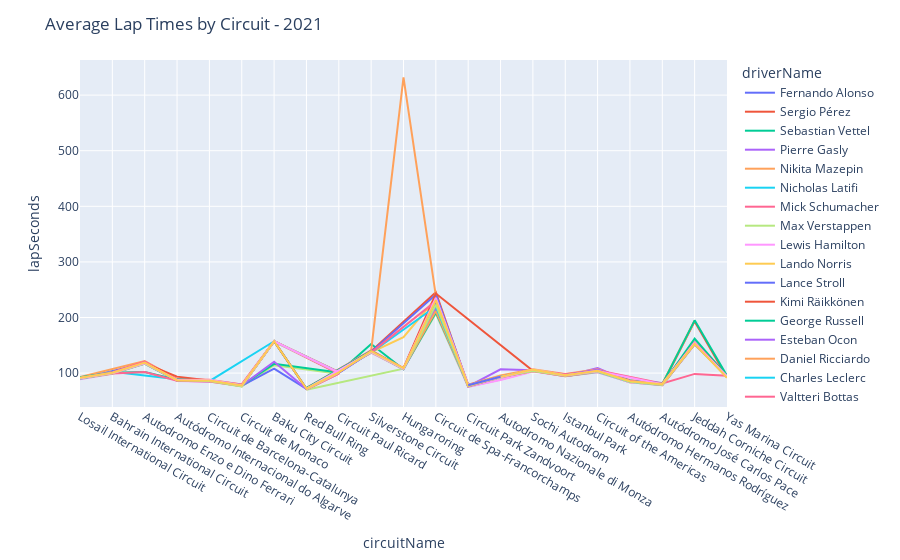

This figure's notebook cell:
### Markdown cell above
Lap times by circuit

### Code cell
year = 2021
circuitName = lapTimesAnalysis['circuitName'].unique()[5]
driverList = lapTimesAnalysis[(lapTimesAnalysis['year']==year)]['driverName'].unique()
df = lapTimesAnalysis[(lapTimesAnalysis['year']==year)&(lapTimesAnalysis['driverName'].isin(driverList))].groupby(by=['circuitName','year','driverName']).mean().reset_index().sort_values(by='raceId')[['year','lap','lapSeconds','driverName','circuitName']]

fig = px.line(
    data_frame = df,
    x='circuitName',
    y='lapSeconds',
    color='driverName',
)

fig.update_layout(
    title_text=f'Average Lap Times by Circuit - {year}',
)
fig.show()

### Figure 1 — Plotly figure (JSON) as saved in the notebook; plotly's stock layout.template omitted (floating-point values rounded to 4 significant figures)
{"data": [{"hovertemplate": "driverName=Fernando Alonso<br>circuitName=%{x}<br>lapSeconds=%{y}<extra></extra>", "legendgroup": "Fernando Alonso", "line": {"color": "#636efa", "dash": "solid"}, "marker": {"symbol": "circle"}, "mode": "lines", "name": "Fernando Alonso", "orientation": "v", "showlegend": true, "type": "scatter", "x": ["Losail International Circuit", "Bahrain International Circuit", "Autodromo Enzo e Dino Ferrari", "Autódromo Internacional do Algarve", "Circuit de Barcelona-Catalunya", "Circuit de Monaco", "Baku City Circuit", "Red Bull Ring", "Circuit Paul Ricard", "Silverstone Circuit", "Hungaroring", "Circuit de Spa-Francorchamps", "Circuit Park Zandvoort", "Autodromo Nazionale di Monza", "Sochi Autodrom", "Istanbul Park", "Circuit of the Americas", "Autódromo Hermanos Rodríguez", "Autódromo José Carlos Pace", "Jeddah Corniche Circuit", "Yas Marina Circuit"], "xaxis": "x", "y": [89.96, 103.8, 117.8, 86.91, 87.05, 77.71, 157.3, 71.61, 100.4, 138.0, 107.1, 227.7, 76.77, 93.05, 104.2, 96.4, 104.3, 84.9, 79.48, 155.1, 94.47], "yaxis": "y"}, {"hovertemplate": "driverName=Sergio Pérez<br>circuitName=%{x}<br>lapSeconds=%{y}<extra></extra>", "legendgroup": "Sergio Pérez", "line": {"color": "#EF553B", "dash": "solid"}, "marker": {"symbol": "circle"}, "mode": "lines", "name": "Sergio Pérez", "orientation": "v", "showlegend": true, "type": "scatter", "x": ["Losail International Circuit", "Bahrain International Circuit", "Autodromo Enzo e Dino Ferrari", "Autódromo Internacional do Algarve", "Circuit de Barcelona-Catalunya", "Circuit de Monaco", "Baku City Circuit", "Circuit Paul Ricard", "Red Bull Ring", "Silverstone Circuit", "Circuit de Spa-Francorchamps", "Circuit Park Zandvoort", "Autodromo Nazionale di Monza", "Sochi Autodrom", "Istanbul Park", "Circuit of the Americas", "Autódromo Hermanos Rodríguez", "Autódromo José Carlos Pace", "Jeddah Corniche Circuit", "Yas Marina Circuit"], "xaxis": "x", "y": [90.01, 99.57, 117.8, 86.53, 85.63, 76.38, 157.2, 99.14, 70.91, 139.5, 245.3, 76.81, 92.79, 104.4, 94.79, 102.1, 83.62, 78.63, 193.0, 91.86], "yaxis": "y"}, {"hovertemplate": "driverName=Sebastian Vettel<br>circuitName=%{x}<br>lapSeconds=%{y}<extra></extra>", "legendgroup": "Sebastian Vettel", "line": {"color": "#00cc96", "dash": "solid"}, "marker": {"symbol": "circle"}, "mode": "lines", "name": "Sebastian Vettel", "orientation": "v", "showlegend": true, "type": "scatter", "x": ["Losail International Circuit", "Bahrain International Circuit", "Autodromo Enzo e Dino Ferrari", "Autódromo Internacional do Algarve", "Circuit de Barcelona-Catalunya", "Circuit de Monaco", "Baku City Circuit", "Red Bull Ring", "Circuit Paul Ricard", "Silverstone Circuit", "Hungaroring", "Circuit de Spa-Francorchamps", "Circuit Park Zandvoort", "Autodromo Nazionale di Monza", "Sochi Autodrom", "Istanbul Park", "Circuit of the Americas", "Autódromo Hermanos Rodríguez", "Autódromo José Carlos Pace", "Jeddah Corniche Circuit", "Yas Marina Circuit"], "xaxis": "x", "y": [90.61, 101.0, 119.3, 87.38, 86.72, 76.79, 157.2, 71.73, 100.5, 152.4, 106.9, 214.6, 77.5, 93.19, 104.7, 96.84, 103.9, 84.7, 79.54, 161.8, 94.57], "yaxis": "y"}, {"hovertemplate": "driverName=Pierre Gasly<br>circuitName=%{x}<br>lapSeconds=%{y}<extra></extra>", "legendgroup": "Pierre Gasly", "line": {"color": "#ab63fa", "dash": "solid"}, "marker": {"symbol": "circle"}, "mode": "lines", "name": "Pierre Gasly", "orientation": "v", "showlegend": true, "type": "scatter", "x": ["Losail International Circuit", "Bahrain International Circuit", "Autodromo Enzo e Dino Ferrari", "Autódromo Internacional do Algarve", "Circuit de Barcelona-Catalunya", "Circuit de Monaco", "Baku City Circuit", "Circuit Paul Ricard", "Red Bull Ring", "Silverstone Circuit", "Hungaroring", "Circuit de Spa-Francorchamps", "Circuit Park Zandvoort", "Autodromo Nazionale di Monza", "Sochi Autodrom", "Istanbul Park", "Circuit of the Americas", "Autódromo Hermanos Rodríguez", "Autódromo José Carlos Pace", "Jeddah Corniche Circuit", "Yas Marina Circuit"], "xaxis": "x", "y": [90.71, 101.2, 117.6, 87.09, 86.56, 76.8, 157.2, 100.4, 72.5, 138.2, 107.8, 217.2, 76.3, 106.8, 105.3, 94.97, 109.1, 84.27, 79.24, 152.3, 93.52], "yaxis": "y"}, {"hovertemplate": "driverName=Nikita Mazepin<br>circuitName=%{x}<br>lapSeconds=%{y}<extra></extra>", "legendgroup": "Nikita Mazepin", "line": {"color": "#FFA15A", "dash": "solid"}, "marker": {"symbol": "circle"}, "mode": "lines", "name": "Nikita Mazepin", "orientation": "v", "showlegend": true, "type": "scatter", "x": ["Losail International Circuit", "Autodromo Enzo e Dino Ferrari", "Autódromo Internacional do Algarve", "Circuit de Barcelona-Catalunya", "Circuit de Monaco", "Baku City Circuit", "Circuit Paul Ricard", "Red Bull Ring", "Silverstone Circuit", "Hungaroring", "Circuit de Spa-Francorchamps", "Circuit Park Zandvoort", "Autodromo Nazionale di Monza", "Sochi Autodrom", "Istanbul Park", "Circuit of the Americas", "Autódromo Hermanos Rodríguez", "Autódromo José Carlos Pace", "Jeddah Corniche Circuit"], "xaxis": "x", "y": [92.89, 121.7, 89.71, 88.14, 79.66, 157.5, 102.2, 73.3, 140.6, 632.0, 239.1, 79.2, 95.95, 107.0, 98.35, 106.8, 87.74, 80.84, 194.6], "yaxis": "y"}, {"hovertemplate": "driverName=Nicholas Latifi<br>circuitName=%{x}<br>lapSeconds=%{y}<extra></extra>", "legendgroup": "Nicholas Latifi", "line": {"color": "#19d3f3", "dash": "solid"}, "marker": {"symbol": "circle"}, "mode": "lines", "name": "Nicholas Latifi", "orientation": "v", "showlegend": true, "type": "scatter", "x": ["Losail International Circuit", "Bahrain International Circuit", "Autódromo Internacional do Algarve", "Circuit de Barcelona-Catalunya", "Circuit de Monaco", "Baku City Circuit", "Circuit Paul Ricard", "Red Bull Ring", "Silverstone Circuit", "Hungaroring", "Circuit de Spa-Francorchamps", "Circuit Park Zandvoort", "Autodromo Nazionale di Monza", "Sochi Autodrom", "Istanbul Park", "Circuit of the Americas", "Autódromo Hermanos Rodríguez", "Autódromo José Carlos Pace", "Jeddah Corniche Circuit", "Yas Marina Circuit"], "xaxis": "x", "y": [91.2, 102.6, 88.78, 87.04, 78.05, 157.4, 101.3, 72.61, 139.4, 108.0, 222.6, 78.11, 93.17, 103.4, 96.49, 105.0, 86.56, 80.17, 153.2, 92.31], "yaxis": "y"}, {"hovertemplate": "driverName=Mick Schumacher<br>circuitName=%{x}<br>lapSeconds=%{y}<extra></extra>", "legendgroup": "Mick Schumacher", "line": {"color": "#FF6692", "dash": "solid"}, "marker": {"symbol": "circle"}, "mode": "lines", "name": "Mick Schumacher", "orientation": "v", "showlegend": true, "type": "scatter", "x": ["Losail International Circuit", "Bahrain International Circuit", "Autodromo Enzo e Dino Ferrari", "Autódromo Internacional do Algarve", "Circuit de Barcelona-Catalunya", "Circuit de Monaco", "Baku City Circuit", "Circuit Paul Ricard", "Red Bull Ring", "Silverstone Circuit", "Hungaroring", "Circuit de Spa-Francorchamps", "Circuit Park Zandvoort", "Autodromo Nazionale di Monza", "Sochi Autodrom", "Istanbul Park", "Circuit of the Americas", "Autódromo José Carlos Pace", "Jeddah Corniche Circuit", "Yas Marina Circuit"], "xaxis": "x", "y": [91.63, 101.8, 120.6, 88.73, 87.37, 79.68, 157.5, 101.9, 72.63, 140.6, 109.0, 236.6, 79.25, 93.69, 104.4, 97.92, 105.2, 81.38, 98.54, 95.19], "yaxis": "y"}, {"hovertemplate": "driverName=Max Verstappen<br>circuitName=%{x}<br>lapSeconds=%{y}<extra></extra>", "legendgroup": "Max Verstappen", "line": {"color": "#B6E880", "dash": "solid"}, "marker": {"symbol": "circle"}, "mode": "lines", "name": "Max Verstappen", "orientation": "v", "showlegend": true, "type": "scatter", "x": ["Losail International Circuit", "Bahrain International Circuit", "Autodromo Enzo e Dino Ferrari", "Autódromo Internacional do Algarve", "Circuit de Barcelona-Catalunya", "Circuit de Monaco", "Baku City Circuit", "Circuit Paul Ricard", "Red Bull Ring", "Hungaroring", "Circuit de Spa-Francorchamps", "Circuit Park Zandvoort", "Autodromo Nazionale di Monza", "Sochi Autodrom", "Istanbul Park", "Circuit of the Americas", "Autódromo Hermanos Rodríguez", "Autódromo José Carlos Pace", "Jeddah Corniche Circuit", "Yas Marina Circuit"], "xaxis": "x", "y": [89.37, 98.65, 116.7, 86.37, 84.9, 76.11, 114.1, 98.98, 70.24, 108.0, 207.1, 75.07, 88.55, 103.7, 94.46, 101.4, 83.37, 78.22, 151.6, 93.4], "yaxis": "y"}, {"hovertemplate": "driverName=Lewis Hamilton<br>circuitName=%{x}<br>lapSeconds=%{y}<extra></extra>", "legendgroup": "Lewis Hamilton", "line": {"color": "#FF97FF", "dash": "solid"}, "marker": {"symbol": "circle"}, "mode": "lines", "name": "Lewis Hamilton", "orientation": "v", "showlegend": true, "type": "scatter", "x": ["Losail International Circuit", "Bahrain International Circuit", "Autodromo Enzo e Dino Ferrari", "Autódromo Internacional do Algarve", "Circuit de Barcelona-Catalunya", "Circuit de Monaco", "Baku City Circuit", "Circuit Paul Ricard", "Red Bull Ring", "Silverstone Circuit", "Hungaroring", "Circuit de Spa-Francorchamps", "Circuit Park Zandvoort", "Autodromo Nazionale di Monza", "Sochi Autodrom", "Istanbul Park", "Circuit of the Americas", "Autódromo Hermanos Rodríguez", "Autódromo José Carlos Pace", "Jeddah Corniche Circuit", "Yas Marina Circuit"], "xaxis": "x", "y": [88.92, 98.64, 117.1, 85.93, 84.66, 76.99, 157.5, 99.03, 70.81, 136.6, 106.9, 209.7, 75.37, 87.69, 102.7, 94.93, 101.4, 83.6, 78.07, 151.5, 93.44], "yaxis": "y"}, {"hovertemplate": "driverName=Lando Norris<br>circuitName=%{x}<br>lapSeconds=%{y}<extra></extra>", "legendgroup": "Lando Norris", "line": {"color": "#FECB52", "dash": "solid"}, "marker": {"symbol": "circle"}, "mode": "lines", "name": "Lando Norris", "orientation": "v", "showlegend": true, "type": "scatter", "x": ["Losail International Circuit", "Bahrain International Circuit", "Autodromo Enzo e Dino Ferrari", "Autódromo Internacional do Algarve", "Circuit de Barcelona-Catalunya", "Circuit de Monaco", "Baku City Circuit", "Circuit Paul Ricard", "Red Bull Ring", "Silverstone Circuit", "Hungaroring", "Circuit de Spa-Francorchamps", "Circuit Park Zandvoort", "Autodromo Nazionale di Monza", "Sochi Autodrom", "Istanbul Park", "Circuit of the Americas", "Autódromo Hermanos Rodríguez", "Autódromo José Carlos Pace", "Jeddah Corniche Circuit", "Yas Marina Circuit"], "xaxis": "x", "y": [90.52, 99.47, 117.1, 86.71, 86.34, 76.36, 157.3, 100.2, 70.91, 137.2, 164.6, 234.2, 76.87, 92.76, 104.3, 95.02, 102.9, 84.93, 79.53, 152.7, 94.42], "yaxis": "y"}, {"hovertemplate": "driverName=Lance Stroll<br>circuitName=%{x}<br>lapSeconds=%{y}<extra></extra>", "legendgroup": "Lance Stroll", "line": {"color": "#636efa", "dash": "solid"}, "marker": {"symbol": "circle"}, "mode": "lines", "name": "Lance Stroll", "orientation": "v", "showlegend": true, "type": "scatter", "x": ["Losail International Circuit", "Bahrain International Circuit", "Autodromo Enzo e Dino Ferrari", "Autódromo Internacional do Algarve", "Circuit de Barcelona-Catalunya", "Circuit de Monaco", "Baku City Circuit", "Red Bull Ring", "Circuit Paul Ricard", "Silverstone Circuit", "Circuit de Spa-Francorchamps", "Circuit Park Zandvoort", "Autodromo Nazionale di Monza", "Sochi Autodrom", "Istanbul Park", "Circuit of the Americas", "Autódromo Hermanos Rodríguez", "Autódromo José Carlos Pace", "Jeddah Corniche Circuit", "Yas Marina Circuit"], "xaxis": "x", "y": [90.35, 100.2, 117.6, 87.39, 86.64, 77.17, 108.1, 71.73, 100.7, 138.0, 241.2, 77.47, 93.02, 104.7, 95.62, 104.3, 85.9, 82.16, 153.0, 95.18], "yaxis": "y"}, {"hovertemplate": "driverName=Kimi Räikkönen<br>circuitName=%{x}<br>lapSeconds=%{y}<extra></extra>", "legendgroup": "Kimi Räikkönen", "line": {"color": "#EF553B", "dash": "solid"}, "marker": {"symbol": "circle"}, "mode": "lines", "name": "Kimi Räikkönen", "orientation": "v", "showlegend": true, "type": "scatter", "x": ["Losail International Circuit", "Bahrain International Circuit", "Autodromo Enzo e Dino Ferrari", "Autódromo Internacional do Algarve", "Circuit de Barcelona-Catalunya", "Circuit de Monaco", "Baku City Circuit", "Red Bull Ring", "Circuit Paul Ricard", "Silverstone Circuit", "Hungaroring", "Circuit de Spa-Francorchamps", "Sochi Autodrom", "Istanbul Park", "Circuit of the Americas", "Autódromo Hermanos Rodríguez", "Autódromo José Carlos Pace", "Jeddah Corniche Circuit", "Yas Marina Circuit"], "xaxis": "x", "y": [91.16, 100.2, 117.8, 93.67, 86.66, 77.67, 157.4, 71.88, 101.3, 139.4, 108.7, 243.1, 104.3, 96.15, 104.3, 84.77, 79.63, 155.4, 94.54], "yaxis": "y"}, {"hovertemplate": "driverName=George Russell<br>circuitName=%{x}<br>lapSeconds=%{y}<extra></extra>", "legendgroup": "George Russell", "line": {"color": "#00cc96", "dash": "solid"}, "marker": {"symbol": "circle"}, "mode": "lines", "name": "George Russell", "orientation": "v", "showlegend": true, "type": "scatter", "x": ["Losail International Circuit", "Bahrain International Circuit", "Autodromo Enzo e Dino Ferrari", "Autódromo Internacional do Algarve", "Circuit de Barcelona-Catalunya", "Circuit de Monaco", "Baku City Circuit", "Circuit Paul Ricard", "Red Bull Ring", "Silverstone Circuit", "Hungaroring", "Circuit de Spa-Francorchamps", "Circuit Park Zandvoort", "Autodromo Nazionale di Monza", "Sochi Autodrom", "Istanbul Park", "Circuit of the Americas", "Autódromo Hermanos Rodríguez", "Autódromo José Carlos Pace", "Jeddah Corniche Circuit", "Yas Marina Circuit"], "xaxis": "x", "y": [92.48, 100.8, 102.0, 88.3, 86.87, 78.03, 116.7, 101.0, 72.8, 139.3, 108.0, 209.1, 78.19, 93.1, 104.6, 96.35, 104.4, 86.35, 80.01, 194.9, 95.03], "yaxis": "y"}, {"hovertemplate": "driverName=Esteban Ocon<br>circuitName=%{x}<br>lapSeconds=%{y}<extra></extra>", "legendgroup": "Esteban Ocon", "line": {"color": "#ab63fa", "dash": "solid"}, "marker": {"symbol": "circle"}, "mode": "lines", "name": "Esteban Ocon", "orientation": "v", "showlegend": true, "type": "scatter", "x": ["Losail International Circuit", "Bahrain International Circuit", "Autodromo Enzo e Dino Ferrari", "Autódromo Internacional do Algarve", "Circuit de Barcelona-Catalunya", "Circuit de Monaco", "Baku City Circuit", "Red Bull Ring", "Circuit Paul Ricard", "Silverstone Circuit", "Hungaroring", "Circuit de Spa-Francorchamps", "Circuit Park Zandvoort", "Autodromo Nazionale di Monza", "Sochi Autodrom", "Istanbul Park", "Circuit of the Americas", "Autódromo Hermanos Rodríguez", "Autódromo José Carlos Pace", "Jeddah Corniche Circuit", "Yas Marina Circuit"], "xaxis": "x", "y": [90.33, 100.7, 117.8, 86.9, 86.56, 77.65, 120.6, 71.3, 101.1, 138.1, 106.9, 218.7, 76.82, 93.12, 105.6, 96.05, 106.2, 85.61, 79.48, 152.1, 94.51], "yaxis": "y"}, {"hovertemplate": "driverName=Daniel Ricciardo<br>circuitName=%{x}<br>lapSeconds=%{y}<extra></extra>", "legendgroup": "Daniel Ricciardo", "line": {"color": "#FFA15A", "dash": "solid"}, "marker": {"symbol": "circle"}, "mode": "lines", "name": "Daniel Ricciardo", "orientation": "v", "showlegend": true, "type": "scatter", "x": ["Losail International Circuit", "Bahrain International Circuit", "Autodromo Enzo e Dino Ferrari", "Autódromo Internacional do Algarve", "Circuit de Barcelona-Catalunya", "Circuit de Monaco", "Baku City Circuit", "Circuit Paul Ricard", "Red Bull Ring", "Silverstone Circuit", "Hungaroring", "Circuit de Spa-Francorchamps", "Circuit Park Zandvoort", "Autodromo Nazionale di Monza", "Sochi Autodrom", "Istanbul Park", "Circuit of the Americas", "Autódromo Hermanos Rodríguez", "Autódromo José Carlos Pace", "Jeddah Corniche Circuit", "Yas Marina Circuit"], "xaxis": "x", "y": [91.11, 99.82, 117.6, 87.07, 85.78, 77.7, 157.4, 100.4, 71.52, 137.4, 108.9, 211.6, 77.05, 92.72, 103.9, 96.2, 102.7, 85.44, 81.38, 152.3, 95.1], "yaxis": "y"}, {"hovertemplate": "driverName=Charles Leclerc<br>circuitName=%{x}<br>lapSeconds=%{y}<extra></extra>", "legendgroup": "Charles Leclerc", "line": {"color": "#19d3f3", "dash": "solid"}, "marker": {"symbol": "circle"}, "mode": "lines", "name": "Charles Leclerc", "orientation": "v", "showlegend": true, "type": "scatter", "x": ["Losail International Circuit", "Bahrain International Circuit", "Autodromo Enzo e Dino Ferrari", "Autódromo Internacional do Algarve", "Circuit de Barcelona-Catalunya", "Baku City Circuit", "Circuit Paul Ricard", "Red Bull Ring", "Silverstone Circuit", "Circuit de Spa-Francorchamps", "Circuit Park Zandvoort", "Autodromo Nazionale di Monza", "Sochi Autodrom", "Istanbul Park", "Circuit of the Americas", "Autódromo Hermanos Rodríguez", "Autódromo José Carlos Pace", "Jeddah Corniche Circuit", "Yas Marina Circuit"], "xaxis": "x", "y": [90.38, 99.7, 117.1, 86.78, 85.49, 157.3, 101.3, 71.34, 136.7, 219.7, 76.37, 92.86, 105.7, 94.86, 102.3, 84.51, 78.77, 152.4, 94.54], "yaxis": "y"}, {"hovertemplate": "driverName=Valtteri Bottas<br>circuitName=%{x}<br>lapSeconds=%{y}<extra></extra>", "legendgroup": "Valtteri Bottas", "line": {"color": "#FF6692", "dash": "solid"}, "marker": {"symbol": "circle"}, "mode": "lines", "name": "Valtteri Bottas", "orientation": "v", "showlegend": true, "type": "scatter", "x": ["Losail International Circuit", "Bahrain International Circuit", "Autodromo Enzo e Dino Ferrari", "Autódromo Internacional do Algarve", "Circuit de Barcelona-Catalunya", "Circuit de Monaco", "Baku City Circuit", "Circuit Paul Ricard", "Red Bull Ring", "Silverstone Circuit", "Circuit de Spa-Francorchamps", "Circuit Park Zandvoort", "Autodromo Nazionale di Monza", "Sochi Autodrom", "Istanbul Park", "Circuit of the Americas", "Autódromo Hermanos Rodríguez", "Autódromo José Carlos Pace", "Jeddah Corniche Circuit", "Yas Marina Circuit"], "xaxis": "x", "y": [90.84, 99.31, 102.0, 86.44, 85.06, 76.79, 157.4, 99.25, 70.69, 136.8, 229.5, 75.86, 92.82, 103.9, 94.21, 102.8, 86.26, 78.26, 152.1, 93.53], "yaxis": "y"}, {"hovertemplate": "driverName=Carlos Sainz<br>circuitName=%{x}<br>lapSeconds=%{y}<extra></extra>", "legendgroup": "Carlos Sainz", "line": {"color": "#B6E880", "dash": "solid"}, "marker": {"symbol": "circle"}, "mode": "lines", "name": "Carlos Sainz", "orientation": "v", "showlegend": true, "type": "scatter", "x": ["Losail International Circuit", "Bahrain International Circuit", "Autodromo Enzo e Dino Ferrari", "Autódromo Internacional do Algarve", "Circuit de Barcelona-Catalunya", "Circuit de Monaco", "Baku City Circuit", "Circuit Paul Ricard", "Red Bull Ring", "Silverstone Circuit", "Hungaroring", "Circuit de Spa-Francorchamps", "Circuit Park Zandvoort", "Autodromo Nazionale di Monza", "Sochi Autodrom", "Istanbul Park", "Circuit of the Americas", "Autódromo Hermanos Rodríguez", "Autódromo José Carlos Pace", "Jeddah Corniche Circuit", "Yas Marina Circuit"], "xaxis": "x", "y": [90.36, 99.84, 117.2, 87.13, 85.79, 76.23, 157.3, 100.9, 71.23, 137.4, 107.1, 223.2, 76.8, 92.92, 103.8, 95.1, 102.9, 84.59, 78.8, 152.4, 93.49], "yaxis": "y"}, {"hovertemplate": "driverName=Yuki Tsunoda<br>circuitName=%{x}<br>lapSeconds=%{y}<extra></extra>", "legendgroup": "Yuki Tsunoda", "line": {"color": "#FF97FF", "dash": "solid"}, "marker": {"symbol": "circle"}, "mode": "lines", "name": "Yuki Tsunoda", "orientation": "v", "showlegend": true, "type": "scatter", "x": ["Losail International Circuit", "Bahrain International Circuit", "Autodromo Enzo e Dino Ferrari", "Autódromo Internacional do Algarve", "Circuit de Barcelona-Catalunya", "Circuit de Monaco", "Baku City Circuit", "Circuit Paul Ricard", "Red Bull Ring", "Silverstone Circuit", "Hungaroring", "Circuit de Spa-Francorchamps", "Circuit Park Zandvoort", "Sochi Autodrom", "Istanbul Park", "Circuit of the Americas", "Autódromo José Carlos Pace", "Jeddah Corniche Circuit", "Yas Marina Circuit"], "xaxis": "x", "y": [91.11, 100.2, 117.8, 87.64, 88.2, 78.06, 157.3, 101.1, 71.7, 138.2, 108.0, 235.4, 78.26, 106.6, 96.29, 103.8, 80.11, 155.1, 93.5], "yaxis": "y"}, {"hovertemplate": "driverName=Antonio Giovinazzi<br>circuitName=%{x}<br>lapSeconds=%{y}<extra></extra>", "legendgroup": "Antonio Giovinazzi", "line": {"color": "#FECB52", "dash": "solid"}, "marker": {"symbol": "circle"}, "mode": "lines", "name": "Antonio Giovinazzi", "orientation": "v", "showlegend": true, "type": "scatter", "x": ["Losail International Circuit", "Bahrain International Circuit", "Autodromo Enzo e Dino Ferrari", "Autódromo Internacional do Algarve", "Circuit de Barcelona-Catalunya", "Circuit de Monaco", "Baku City Circuit", "Red Bull Ring", "Circuit Paul Ricard", "Silverstone Circuit", "Hungaroring", "Circuit de Spa-Francorchamps", "Circuit Park Zandvoort", "Autodromo Nazionale di Monza", "Sochi Autodrom", "Istanbul Park", "Circuit of the Americas", "Autódromo Hermanos Rodríguez", "Autódromo José Carlos Pace", "Jeddah Corniche Circuit", "Yas Marina Circuit"], "xaxis": "x", "y": [91.6, 100.5, 118.8, 87.3, 86.89, 77.65, 157.4, 71.93, 101.2, 139.4, 109.0, 231.2, 77.62, 93.24, 106.2, 96.06, 104.0, 85.43, 80.05, 152.7, 91.52], "yaxis": "y"}, {"hovertemplate": "driverName=Robert Kubica<br>circuitName=%{x}<br>lapSeconds=%{y}<extra></extra>", "legendgroup": "Robert Kubica", "line": {"color": "#636efa", "dash": "solid"}, "marker": {"symbol": "circle"}, "mode": "lines", "name": "Robert Kubica", "orientation": "v", "showlegend": true, "type": "scatter", "x": ["Circuit Park Zandvoort", "Autodromo Nazionale di Monza"], "xaxis": "x", "y": [78.08, 93.29], "yaxis": "y"}], "layout": {"legend": {"title": {"text": "driverName"}, "tracegroupgap": 0}, "margin": {"t": 60}, "title": {"text": "Average Lap Times by Circuit - 2021"}, "xaxis": {"anchor": "y", "domain": [0, 1], "title": {"text": "circuitName"}}, "yaxis": {"anchor": "x", "domain": [0, 1], "title": {"text": "lapSeconds"}}}}
